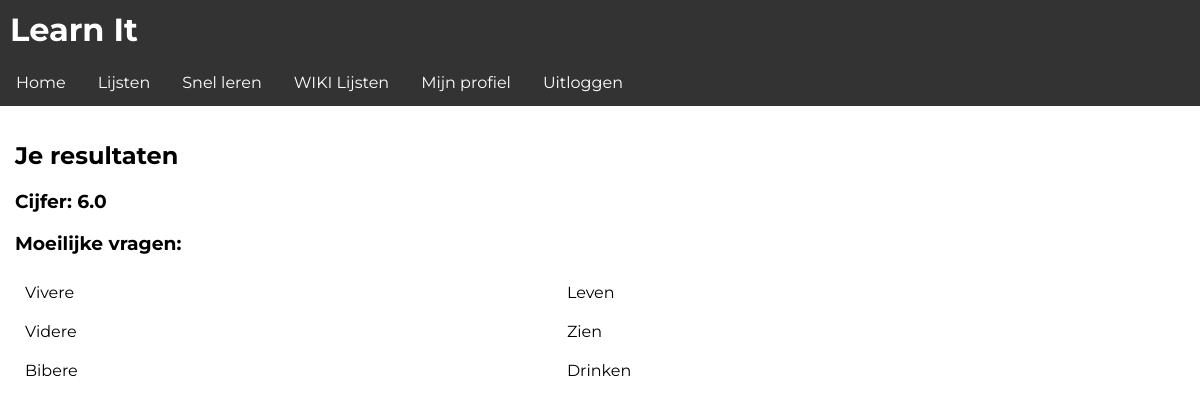
/app/result/1 (signed in), run on the app's committed database.
### learnit/models.py (models this page shows, shortened)
class TestResults(models.Model):
    grade = models.FloatField()
    correct_answers = models.IntegerField(default=0)
    wrong_answers = models.IntegerField(default=0)
    initial_question_amount = models.IntegerField(default=0)
    total_question_amount = models.IntegerField(default=0)
    difficult_questions_amount = models.IntegerField(default=0)
    user = models.ForeignKey(to=User, on_delete=models.CASCADE)
    datetime = models.DateTimeField(auto_now=True)
    difficult_questions = models.ManyToManyField(to=Question)
    start_time = models.TimeField(default=timezone.now)
    end_time = models.TimeField(default=timezone.now)
    list = models.ForeignKey(to=List, on_delete=models.CASCADE, default=List.objects.all()[0].pk)

class Question(models.Model):
    question = models.CharField(max_length=500)
    answer = models.CharField(max_length=500)

### learnit/views.py (the view)
# urls.py: path('app/result/<int:result_id>', views.results, name='results_page'),
def results(request, result_id):
    if not request.user.is_authenticated:
        return redirect('/login')
    return render(request, 'app/result.html', generate_context(request, {
        'result': TestResults.objects.get(pk=result_id)
    }))

### learnit/views.py (called while the page is built)
def generate_context(request, context):
    if request.user.is_authenticated:
        settings = Settings.objects.get(user=request.user)
        if settings.interface_language == 0:
            user_language = "en"
        else:
            user_language = "nl"
        translation.activate(user_language)
        request.session[translation.LANGUAGE_SESSION_KEY] = user_language
        context['settings_theme'] = settings.interface_theme
        context['settings_lang'] = settings.interface_language
    return context

### templates/app/result.html
{% extends 'base.html' %}
{% block content %}
    {% if settings_lang == 0 %}
            <h2>Your Results</h2>
    <h3>Your grade: {{ result.grade }}</h3>
    {% if result.difficult_questions.all %}
    <h3>Difficult Questions:</h3>
    <table>
    {% for question in result.difficult_questions.all %}
    <tr>
    <td>{{ question.question }}</td>
    <td>{{ question.answer }}</td>
</tr>
{% endfor %}
{% endif %}
</table>
{% elif settings_lang == 1 %}
            <h2>Je resultaten</h2>
    <h3>Cijfer: {{ result.grade }}</h3>
    {% if result.difficult_questions.all %}
    <h3>Moeilijke vragen:</h3>
    <table>
    {% for question in result.difficult_questions.all %}
    <tr>
    <td>{{ question.question }}</td>
    <td>{{ question.answer }}</td>
</tr>
{% endfor %}
{% endif %}
</table>
{% endif %}
{% endblock %}

### learnit/static/css/style_light.css (style rules this page uses)
html, body { margin: 0; padding: 0; }
* { font-family: 'Montserrat', sans-serif; }
table { width: 100%; vertical-align: top; text-align: left; border-spacing: 0; border-collapse: collapse; }
td { width: auto; }
td { margin: 0; padding: 10px; }
h2 { font-weight: bold; }

### data on the page
TestResults: grade "6.0"
Question: question "Vivere", answer "Leven"
Question: question "Videre", answer "Zien"
Question: question "Bibere", answer "Drinken"
